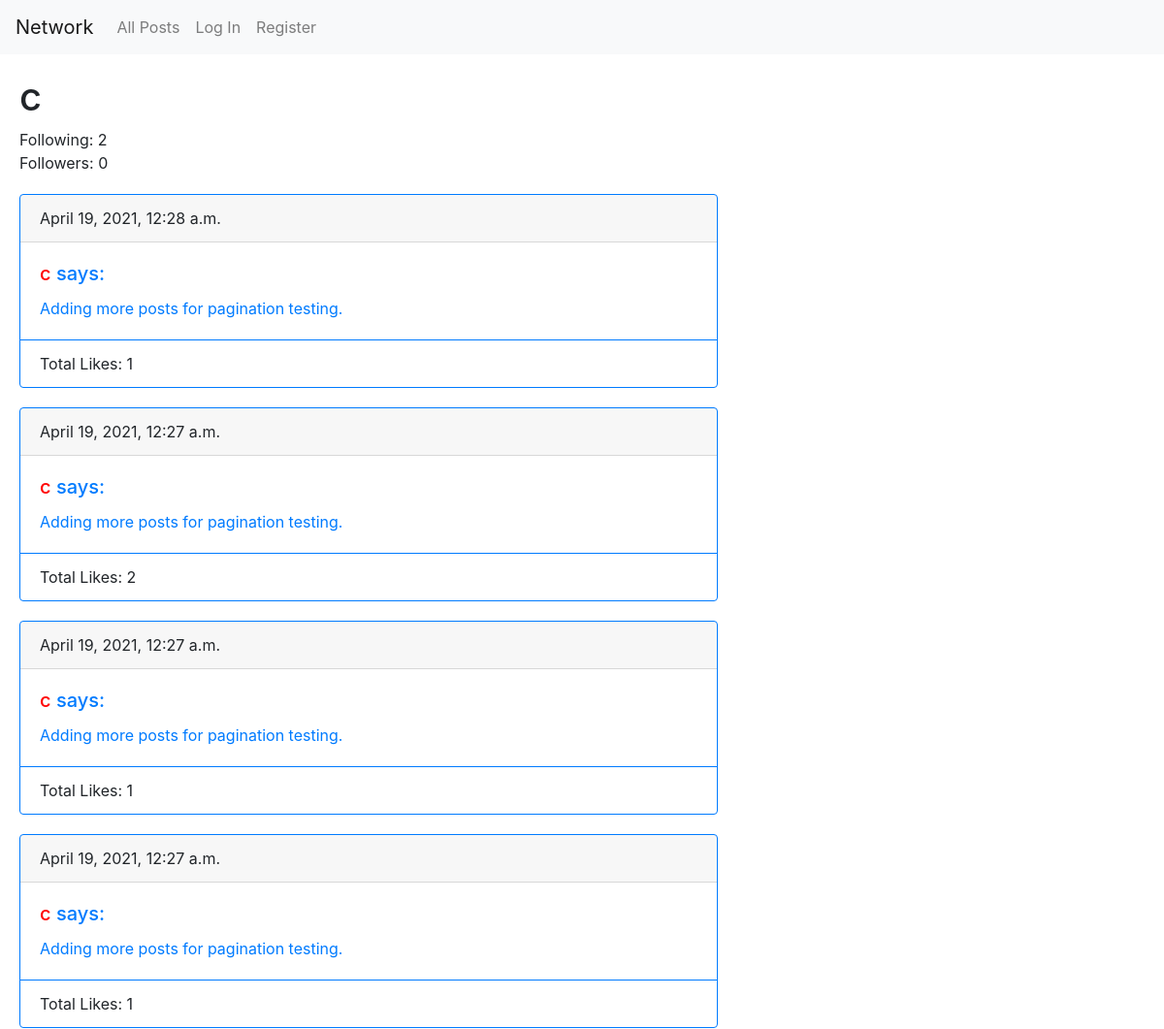
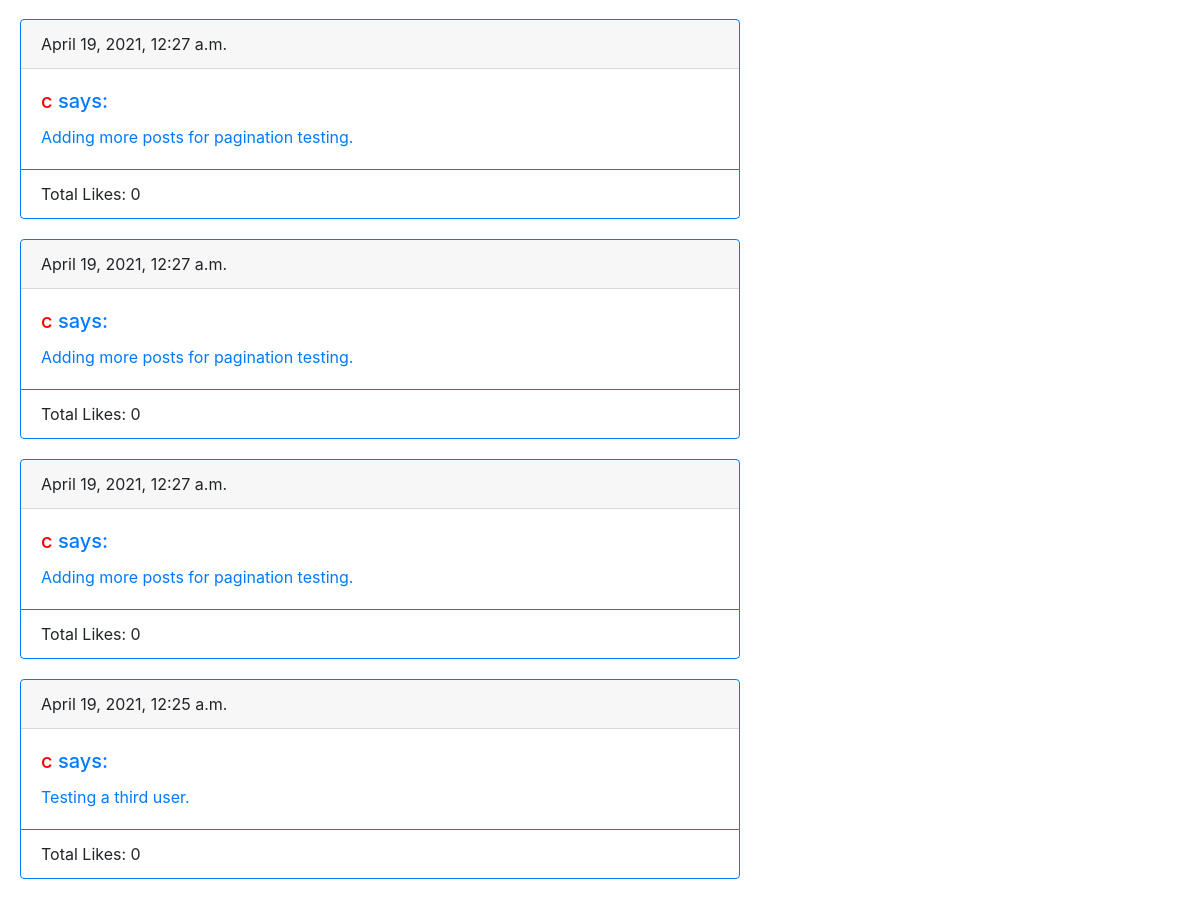
Screenshot of /profile/c with the database file from the repository (2 pictures, top to bottom).
### network/models.py (models this page shows, shortened)
class User(AbstractUser):
    following = models.ManyToManyField(
        'self',
        blank=True,
        symmetrical=False
    )

class Post(models.Model):
    author = models.ForeignKey(
        User,
        null=True,
        on_delete=models.CASCADE,
        related_name="author"
    )
    timestamp = models.DateTimeField(
        auto_now_add=True
    )
    content = models.CharField(
        max_length=1000,
        blank=False
    )
    likes = models.IntegerField(
        default=0,
        validators=[MinValueValidator(0)]
    )
    liked_by = models.ManyToManyField(
        User,
        blank=True,
        related_name="liked_by",
    )

### network/views.py (the view)
# urls.py: path("profile/<str:username>", views.profile, name="profile"),
def profile(request, username):
    try:
        profile = User.objects.get(username__iexact=username)
    except ObjectDoesNotExist:
        profile = None
        return render(request, "network/profile.html", {"profile": profile})
    followers = User.objects.filter(following=profile.id)
    posts = Post.objects.filter(author=profile).order_by('-timestamp')
    paginator = Paginator(posts, 10)
    page_number = request.GET.get('page')
    page_object = paginator.get_page(page_number)
    return render(request, "network/profile.html", {
        "profile": profile, "followers": followers, "posts": page_object
        })

### network/templates/network/profile.html (shortened to what this page needs)
{% extends "network/layout.html" %}
{% block body %}
    {% if profile %}
        <div class="posts">
            <h1> {{ profile.username }} </h1>
            <div class="following">Following: {{ profile.following.count }}</div>
            <div class="followers">Followers: {{ followers.count }} </div>
        </div>
        {% include "network/post_layout.html" %}
    {% else %}
        Profile doesn't exist!
    {% endif %}
{% endblock %}

### network/templates/network/post_layout.html (shortened to what this page needs)
    {% if not posts %}
        <div class="posts">
            No posts found :(
        </div>
    {% else %}
        {% for post in posts %}
            <div class="posts card border-primary" style="max-width: 45rem;">
                <div class="card-header">{{ post.timestamp }}</div>
                <div class="card-body text-primary">
                    <h5 class="card-title">
                        <a class="user-link" href="{% url 'profile' post.author.username %}">{{ post.author.username }} </a> says:
                    </h5>
                    <p class="card-text" id="post-{{ post.id }}" data-post-id={{ post.id }}> {{ post.content }} </p>
                </div>
                <div class="card-footer bg-transparent border-primary">
                    <span id="total-{{post.id}}" class="like"> Total Likes: {{ post.likes }} </span>
                </div>
            </div>
        {% endfor %}
    {% endif %}

### network/static/network/styles.css (style rules this page uses)
.posts { margin: 20px; }
.user-link { color: red; }

### rows the page displays
User: username "c", following.count "2"
Post: timestamp "April 19, 2021, 12:28 a.m.", author.username "c", content "Adding more posts for pagination testing.", likes "1"
Post: timestamp "April 19, 2021, 12:27 a.m.", author.username "c", content "Adding more posts for pagination testing.", likes "2"
Post: timestamp "April 19, 2021, 12:27 a.m.", author.username "c", content "Adding more posts for pagination testing.", likes "1"
Post: timestamp "April 19, 2021, 12:27 a.m.", author.username "c", content "Adding more posts for pagination testing.", likes "1"
Post: timestamp "April 19, 2021, 12:27 a.m.", author.username "c", content "Adding more posts for pagination testing.", likes "0"
Post: timestamp "April 19, 2021, 12:27 a.m.", author.username "c", content "Adding more posts for pagination testing.", likes "0"
Post: timestamp "April 19, 2021, 12:27 a.m.", author.username "c", content "Adding more posts for pagination testing.", likes "0"
Post: timestamp "April 19, 2021, 12:25 a.m.", author.username "c", content "Testing a third user.", likes "0"

### other values shown
{{ followers.count }} "0"
